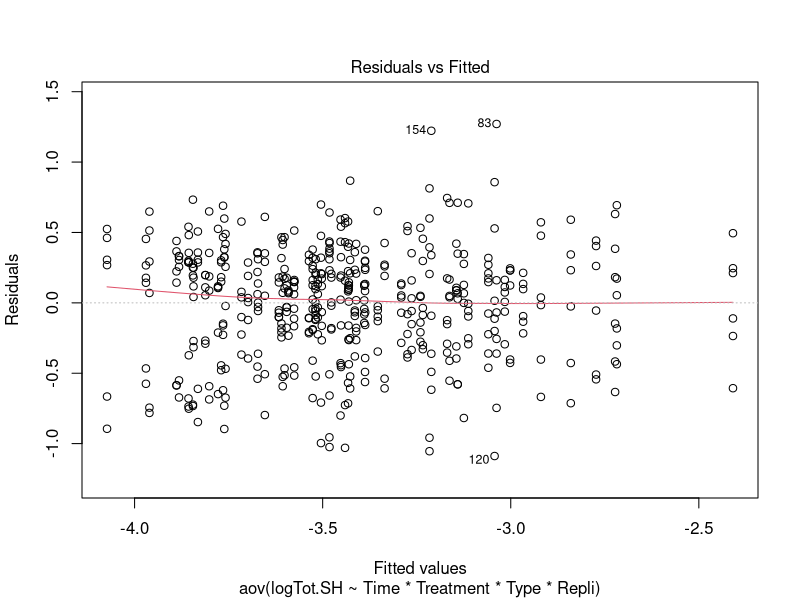
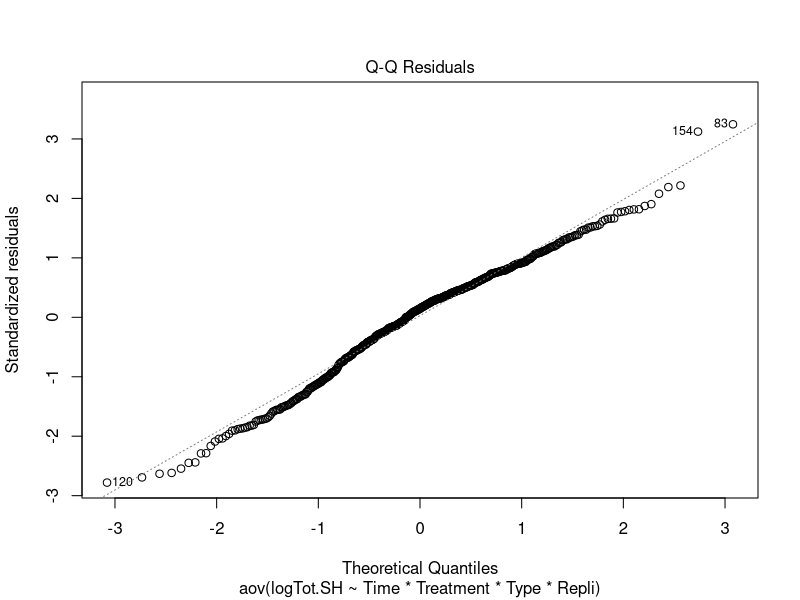
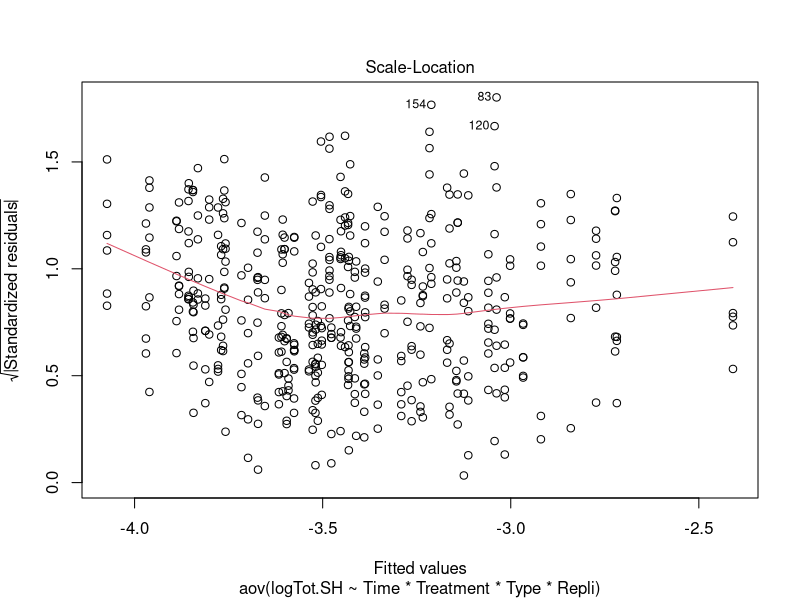
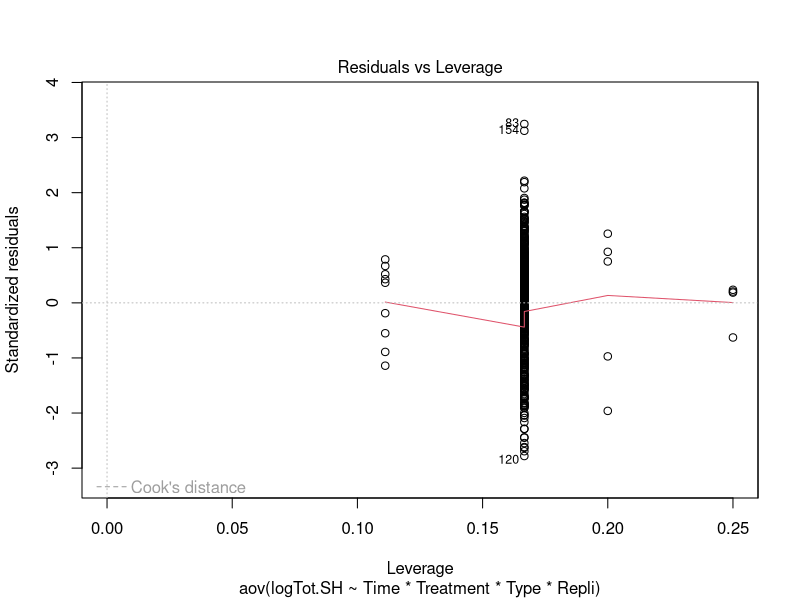

Write R code to recreate these figures, in order. (Note: this script raises an error after producing the figures.)
# -------------------------------------------------------------------------------------------------
# LONG FORMAT DATA ANALYSES FOR SSID

# Modify Ssid.csv and save it with the day of last data added
# Import last data

# -------------------------------------------------------------------------------------------------

getwd()
library (lattice)
library(ggplot2)
library(nlme)


# 1. ----Data structure and order of levels in each factor

      data<-read.csv("data/Ssid-11-26-15.csv")
      data$Colony <- as.factor(data$Colony)
      data$Community<-factor(as.character(data$Community), 
                             levels=c("C","DC","D")) # DC = (0.1:0.9)Dporportion 
      data$Time <- as.factor(data$Time)
      data$Repli <- as.factor(data$Repli)
      data$Treatment <- factor (as.character(data$Treatment), 
                                levels=c("CO2","Cont","Dark","Fe", "N", "NP", "NPF"))
      data$D.Prop.t<-asin(sqrt(data$D.Prp))
      Summary<-summary(data)

# 2. EXPLORE DATA WITH GGPLOT 

      # A. Frecuency of dominant Symbionts by factors
      data$Colony<-factor(as.character(data$Colony), 
                          levels=c("S1","S4","S3","S5","S6","S2")) 
      # Due to D dominance order
            
            # Histograms of D dominates vs C dominates and DCmixed
            Com <- ggplot(data = data, aes(x=Time)) 
            Com <- Com + geom_histogram(aes(fill=Community))
            Com <- Com + scale_fill_brewer(palette="Set3")
            #       Few C dominated samples, pool Cdom and DC 
      
      # Figure 1: Hitogram - Colony Symbionts through Time
      Fig1 <- Com + facet_wrap( ~ Colony, ncol=1)
      
      # Figure 2: Hitogram -Treatment * Colony Symbionts through Time
      Fig2 <- Com + facet_wrap( ~ Treatment, ncol=1)
      
      # Maybe saperate data and run analysis for only D vs (C + DC)? 
      # New variable = Type ("Ddom">90%D, "DCmix"<90%D)
            data$Type<-c("Ddom", "DCmix") # Ddom.90% D
            data$Type[which(data$Colony=="S1" | data$Colony=="S4" | data$Colony=="S3")] <- "DCmix"
            data$Type[which(data$Colony=="S5" | data$Colony=="S6" | data$Colony=="S2")] <- "Ddom"
      
      
      # B. S:H and D proportions Ratio by factors through Time
      
      # Figure 3: Total SH by Treatmemnt*Time*Colony  
        logSHTreat <- ggplot(data, aes(factor(Treatment), logTot.SH))
      Fig3<-logSHTreat + geom_boxplot(aes(fill=factor(Time)))+ facet_grid(Colony~., margins=TRUE)
            # Very difficult to interpret, only Dark clearly increased
            # pool data by Type of Community or
            # Split total by C:H and D:H changes through time
            
      # Figure 4: Total SH by Treatmemnt*Time*TYPE of community 
      #           (Colonies pooled by D dominanance)  
      Fig4<-logSHTreat + geom_boxplot(aes(fill=factor(Time)))+ facet_grid(Type~., margins=TRUE)
      
      
      # Figure 5: Change in D proportion by Treatmemnt*Time*Colony 
         Dprp <- ggplot(data, aes(factor(Treatment), D.Prp))
      Fig5<-Dprp + geom_boxplot(aes(fill=factor(Time)))+ facet_grid(Type~., margin=T)  
      
      # Figure 6-7: Change in C:H ratio by Treatmemnt*Time*Colony or Type
       logCH <- ggplot(data, aes(factor(Treatment), logC.SH))
      Fig6<-logCH + geom_boxplot(aes(fill=factor(Time)))+ facet_grid(Colony~., margin=T)  
      # CH increased in Dark, N, Fe?, but not NP, or NPF
      # Colony S2 does not change at all!!! Check this data
      Fig7<-logCH + geom_boxplot(aes(fill=factor(Time)))+ facet_grid(Type~., margin=T)
      
      
      # Figure 8-9: Change in D:H ratio by Treatmemnt*Time*Colony or Type
          logDH <- ggplot(data, aes(factor(Treatment), logD.SH))
      Fig8<-logDH + geom_boxplot(aes(fill=factor(Time)))+ facet_grid(Colony~., margin=T)  
      # DH increased in Dark, unclar other paterns across colonies
      # Again, colony S2 does not change at all!!! 
      Fig9<-logDH + geom_boxplot(aes(fill=factor(Time)))+ facet_grid(Type~., margin=T)
      

# -------------------------------------------------------------------------------------------------
# ANALYSIS
# -------------------------------------------------------------------------------------------------
# Linear model with Time as repeated messurements
# Factors
#   Random: Time (T0, T1, T2, T3) - Core nested? Look at repeated messurements design
#           Colony? How to separate genotype from Symbiont community in a colony?
#           Replicate (R1,R2)
#   Fixed:  Treatment(Control, Dark, Fe, N, NP, NPF), discard CO2  
# Community? or Dprp? or CH_T0?

# ANOVA, not correct for repeated mess, but to have an idea
        aov1<-aov (logTot.SH ~ Time*Treatment*Type*Repli, data=data)
        summary(aov1) # Every factor and interaction (except Time:Repli and *) has an effect!
        plot(aov1) 

# LME Should be ok, but need criteria to eliminate non informative factors
      LME<- lme(logTot.SH ~ Time*Treatment*Colony, 
                random = ~ Time|Core, na.action = na.exclude, data=data)
      summary(LME)
      plot(LME)
